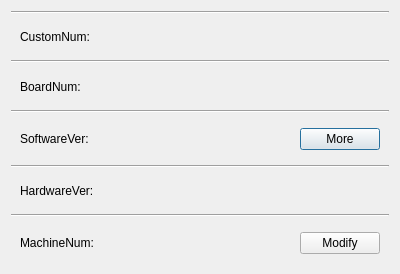
<?xml version="1.0" encoding="UTF-8"?>
<ui version="4.0">
 <class>Infodialog</class>
 <widget class="QDialog" name="Infodialog">
  <property name="geometry">
   <rect>
    <x>0</x>
    <y>0</y>
    <width>400</width>
    <height>274</height>
   </rect>
  </property>
  <property name="windowTitle">
   <string>Dialog</string>
  </property>
  <layout class="QVBoxLayout" name="verticalLayout">
   <item>
    <widget class="Line" name="line_3">
     <property name="orientation">
      <enum>Qt::Horizontal</enum>
     </property>
    </widget>
   </item>
   <item>
    <widget class="QFrame" name="frame_5">
     <property name="frameShape">
      <enum>QFrame::NoFrame</enum>
     </property>
     <property name="frameShadow">
      <enum>QFrame::Raised</enum>
     </property>
     <layout class="QHBoxLayout" name="horizontalLayout_5" stretch="1,3">
      <item>
       <widget class="QLabel" name="label_8">
        <property name="text">
         <string>CustomNum:</string>
        </property>
       </widget>
      </item>
      <item>
       <widget class="QLabel" name="show_customid">
        <property name="text">
         <string/>
        </property>
       </widget>
      </item>
     </layout>
    </widget>
   </item>
   <item>
    <widget class="Line" name="line">
     <property name="orientation">
      <enum>Qt::Horizontal</enum>
     </property>
    </widget>
   </item>
   <item>
    <widget class="QFrame" name="frame_3">
     <property name="frameShape">
      <enum>QFrame::NoFrame</enum>
     </property>
     <property name="frameShadow">
      <enum>QFrame::Raised</enum>
     </property>
     <layout class="QHBoxLayout" name="horizontalLayout_3" stretch="1,3">
      <item>
       <widget class="QLabel" name="label_4">
        <property name="text">
         <string>BoardNum:</string>
        </property>
       </widget>
      </item>
      <item>
       <widget class="QLabel" name="show_boardid">
        <property name="text">
         <string/>
        </property>
       </widget>
      </item>
     </layout>
    </widget>
   </item>
   <item>
    <widget class="Line" name="line_2">
     <property name="orientation">
      <enum>Qt::Horizontal</enum>
     </property>
    </widget>
   </item>
   <item>
    <widget class="QFrame" name="frame">
     <property name="frameShape">
      <enum>QFrame::NoFrame</enum>
     </property>
     <property name="frameShadow">
      <enum>QFrame::Raised</enum>
     </property>
     <layout class="QHBoxLayout" name="horizontalLayout" stretch="1,3,0">
      <item>
       <widget class="QLabel" name="label">
        <property name="text">
         <string>SoftwareVer:</string>
        </property>
       </widget>
      </item>
      <item>
       <widget class="QLabel" name="show_version">
        <property name="text">
         <string/>
        </property>
       </widget>
      </item>
      <item>
       <widget class="QPushButton" name="SftVersion_More">
        <property name="text">
         <string>More</string>
        </property>
       </widget>
      </item>
     </layout>
    </widget>
   </item>
   <item>
    <widget class="Line" name="line_4">
     <property name="orientation">
      <enum>Qt::Horizontal</enum>
     </property>
    </widget>
   </item>
   <item>
    <widget class="QFrame" name="frame_2">
     <property name="frameShape">
      <enum>QFrame::NoFrame</enum>
     </property>
     <property name="frameShadow">
      <enum>QFrame::Raised</enum>
     </property>
     <layout class="QHBoxLayout" name="horizontalLayout_2" stretch="1,3">
      <item>
       <widget class="QLabel" name="label_2">
        <property name="text">
         <string>HardwareVer:</string>
        </property>
       </widget>
      </item>
      <item>
       <widget class="QLabel" name="show_hardware">
        <property name="text">
         <string/>
        </property>
       </widget>
      </item>
     </layout>
    </widget>
   </item>
   <item>
    <widget class="Line" name="line_6">
     <property name="orientation">
      <enum>Qt::Horizontal</enum>
     </property>
    </widget>
   </item>
   <item>
    <widget class="QFrame" name="frame_4">
     <property name="frameShape">
      <enum>QFrame::NoFrame</enum>
     </property>
     <property name="frameShadow">
      <enum>QFrame::Raised</enum>
     </property>
     <layout class="QHBoxLayout" name="horizontalLayout_4" stretch="1,3,0">
      <item>
       <widget class="QLabel" name="label_3">
        <property name="text">
         <string>MachineNum:</string>
        </property>
       </widget>
      </item>
      <item>
       <widget class="QLabel" name="SysNum">
        <property name="text">
         <string/>
        </property>
       </widget>
      </item>
      <item>
       <widget class="QPushButton" name="modify_num">
        <property name="text">
         <string>Modify</string>
        </property>
       </widget>
      </item>
     </layout>
    </widget>
   </item>
  </layout>
 </widget>
 <resources/>
 <connections/>
</ui>
